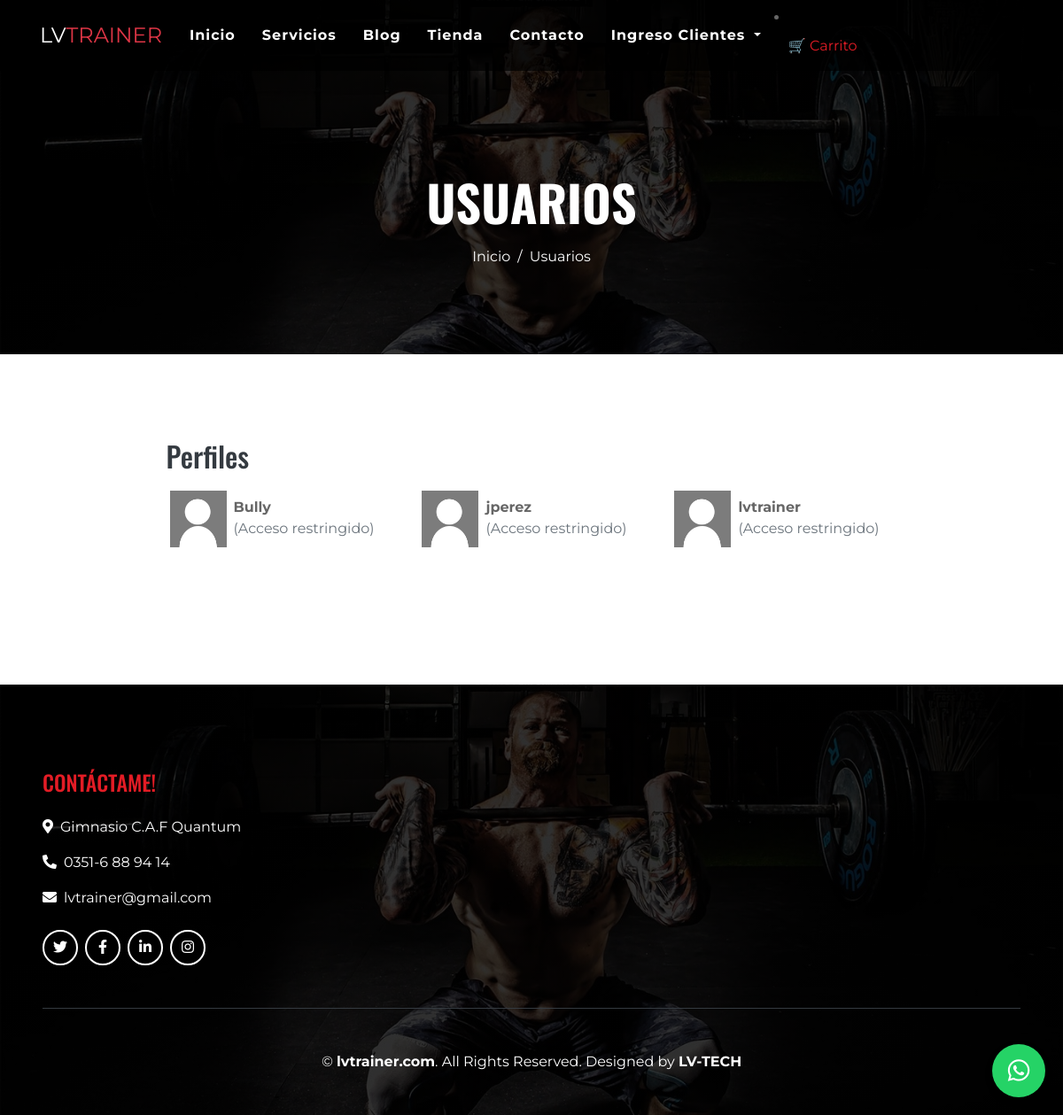
/profiles/, run on the app's committed database.
### registration/models.py (models this page shows)
class Profile(models.Model):
    user = models.OneToOneField(User, on_delete=models.CASCADE)
    avatar = models.ImageField(upload_to=custom_upload_to, null=True, blank=True)
    bio = models.TextField(null=True, blank=True)
    link = models.URLField(max_length=200, null=True, blank=True)
    full_name = models.CharField(max_length=255, null=True, blank=True)
    birth_date = models.DateField(null=True, blank=True)
    age = models.PositiveIntegerField(null=True, blank=True)
    phone = models.CharField(max_length=20, null=True, blank=True)
    is_client = models.BooleanField(default=False)
    class Meta:
        ordering = ['user__username']

### profiles/views.py (the view)
# urls.py: path('', ProfileListView.as_view(), name='list'),
class ProfileListView(ListView):
    model = Profile
    template_name = 'profiles/profile_list.html'
    paginate_by = 6

### shop/cart.py (called while the page is built)
    def __len__(self):
        return sum(item['quantity'] for item in self.cart.values())

### shop/context_processors.py (called while the page is built)
def cart(request):
    return {'cart': Cart(request)}

### profiles/templates/profiles/profile_list.html (shortened to what this page needs)
{% extends 'core/base.html' %}
{% load static %}
{% block content %}
<div class="container-fluid page-header mb-5">
    <div class="d-flex flex-column align-items-center justify-content-center pt-0 pt-lg-5" style="min-height: 400px">
        <h4 class="display-4 mb-3 mt-0 mt-lg-5 text-white text-uppercase font-weight-bold">USUARIOS</h4>
        <div class="d-inline-flex">
            <p class="m-0 text-white"><a href="{% url 'home' %}" class="text-white">Inicio</a></p>
            <p class="m-0 text-white px-2">/</p>
            <p class="m-0 text-white">Usuarios</p>
        </div>
    </div>
</div>
<main role="main">
    <div class="container">
        <div class="row mt-3">
            <div class="col-md-9 mx-auto mb-5">
                <h2>Perfiles</h2>
                <div class="row">
                    {% for profile in profile_list %}
                        <div class="col-md-4 mt-2 mb-3 ">
                            <div class="row p-1">
                                <div class="col-md-12">
                                    {% if profile.avatar %}
                                        <img src="{{ profile.avatar.url }}" class="img-fluid profile-avatar">
                                    {% else %}
                                        <img src="{% static 'registration/img/no-avatar.jpg' %}" class="img-fluid profile-avatar">
                                    {% endif %}
                                    <p class="profile-data">
                                        <b>{{ profile.user|truncatechars:"16" }}</b><br>
                                        {% if request.user.is_superuser %}
                                            <a href="{% url 'profiles:detail' profile.user %}">Ver perfil</a>
                                        {% else %}
                                            <span class="text-muted">(Acceso restringido)</span>
                                        {% endif %}
                                    </p>
                                </div>
                            </div>
                        </div>
                    {% endfor %}
                </div>
            </div>
        </div>
    </div>
</main>
{% endblock %}

### core/static/core/css/custom.css (style rules this page uses)
body { padding-top: 0 !important; }
main { padding-top: 2rem; padding-bottom: 2rem; }

### profiles/templates/profiles/profile_list.html (style rules this page uses)
.profile-avatar { float:left;width:4rem;height:4rem }
.profile-data { padding-left:4.5rem;padding-top:.4rem; }

### data on the page
Profile: user "Bully"
Profile: user "jperez"
Profile: user "lvtrainer"
